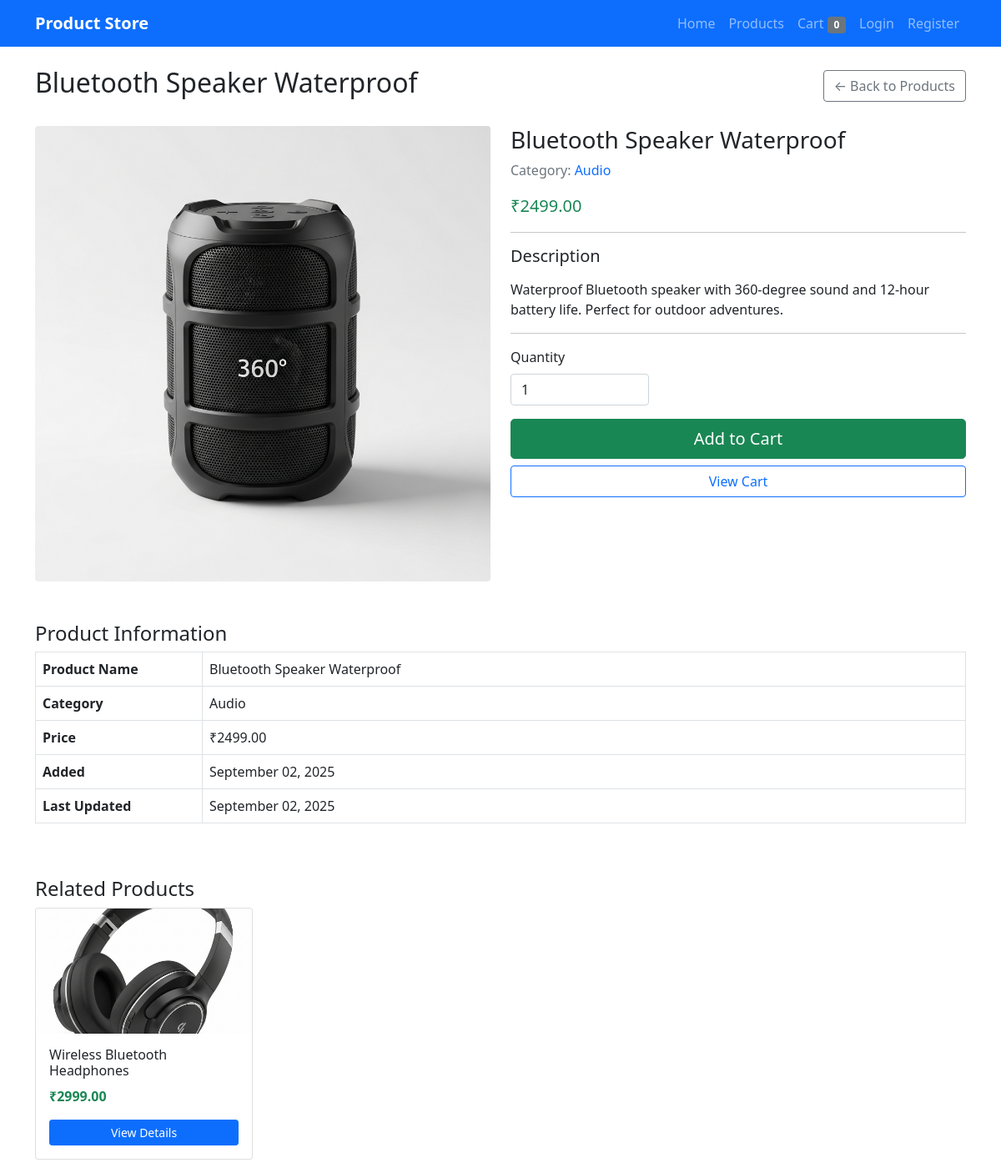
Page /products/bluetooth-speaker-waterproof/ on the committed database.
### products/models.py (models this page shows, shortened)
class Product(models.Model):
    name = models.CharField(max_length=200)
    slug = models.SlugField(max_length=200, unique=True)
    description = models.TextField()
    price = models.DecimalField(max_digits=10, decimal_places=2)
    category = models.ForeignKey(Category, on_delete=models.CASCADE, related_name='products', null=True, blank=True)
    image = models.ImageField(upload_to='products/', blank=True, null=True)
    created_at = models.DateTimeField(auto_now_add=True)
    updated_at = models.DateTimeField(auto_now=True)
    class Meta:
        ordering = ['name']

class Category(models.Model):
    name = models.CharField(max_length=100)
    slug = models.SlugField(max_length=100, unique=True)
    description = models.TextField(blank=True)
    created_at = models.DateTimeField(auto_now_add=True)
    class Meta:
        verbose_name_plural = 'Categories'
        ordering = ['name']

### products/views.py (the view)
# urls.py: path('products/<slug:slug>/', views.product_detail, name='product_detail'),
def product_detail(request, slug):
    product = get_object_or_404(Product, slug=slug)
    related_products = Product.objects.filter(category=product.category).exclude(id=product.id)[:4]
    return render(request, 'products/product_detail.html', {
        'product': product,
        'related_products': related_products
    })

### products/templates/products/product_detail.html (shortened to what this page needs)
{% extends 'products/base.html' %}
{% block content %}
<div class="d-flex justify-content-between align-items-center mb-4">
    <h2>{{ product.name }}</h2>
    <a href="{% url 'product_list' %}" class="btn btn-outline-secondary">← Back to Products</a>
</div>
<div class="row">
    <div class="col-md-6">
        {% if product.image %}
            <img src="{{ product.image.url }}" class="img-fluid rounded" alt="{{ product.name }}">
        {% else %}
            <div class="bg-light p-5 text-center rounded">
                <span class="text-muted">No Image Available</span>
            </div>
        {% endif %}
    </div>
    <div class="col-md-6">
        <div class="product-details">
            <h3>{{ product.name }}</h3>
            {% if product.category %}
                <p class="text-muted">Category: <a href="{% url 'product_list' %}?category={{ product.category.slug }}" class="text-decoration-none">{{ product.category.name }}</a></p>
            {% endif %}
            <p class="lead text-success">₹{{ product.price }}</p>
            <hr>
            <h5>Description</h5>
            <p>{{ product.description|linebreaks }}</p>
            <hr>
            <form method="post" action="{% url 'add_to_cart' product.id %}">
                <div class="row mb-3">
                    <div class="col-md-4">
                        <label for="quantity" class="form-label">Quantity</label>
                        <input type="number" class="form-control" id="quantity" name="quantity" value="1" min="1" max="10">
                    </div>
                </div>
                <div class="d-grid gap-2">
                    <button type="submit" class="btn btn-success btn-lg">Add to Cart</button>
                    <a href="{% url 'cart_view' %}" class="btn btn-outline-primary">View Cart</a>
                </div>
            </form>
        </div>
    </div>
</div>
<div class="mt-5">
    <h4>Product Information</h4>
    <div class="table-responsive">
        <table class="table table-bordered">
            <tr>
                <th width="200">Product Name</th>
                <td>{{ product.name }}</td>
            </tr>
            <tr>
                <th>Category</th>
                <td>{{ product.category.name|default:"Uncategorized" }}</td>
            </tr>
            <tr>
                <th>Price</th>
                <td>₹{{ product.price }}</td>
            </tr>
            <tr>
                <th>Added</th>
                <td>{{ product.created_at|date:"F d, Y" }}</td>
            </tr>
            <tr>
                <th>Last Updated</th>
                <td>{{ product.updated_at|date:"F d, Y" }}</td>
            </tr>
        </table>
    </div>
</div>
{% if related_products %}
<div class="mt-5">
    <h4>Related Products</h4>
    <div class="row">
        {% for related in related_products %}
        <div class="col-md-3 mb-3">
            <div class="card h-100">
                {% if related.image %}
                    <img src="{{ related.image.url }}" class="card-img-top" alt="{{ related.name }}" style="height: 150px; object-fit: cover;">
                {% else %}
                    <div class="bg-light d-flex align-items-center justify-content-center" style="height: 150px;">
                        <span class="text-muted">No Image</span>
                    </div>
                {% endif %}
                <div class="card-body d-flex flex-column">
                    <h6 class="card-title">{{ related.name }}</h6>
                    <p class="card-text text-success"><strong>₹{{ related.price }}</strong></p>
                    <a href="{% url 'product_detail' related.slug %}" class="btn btn-sm btn-primary mt-auto">View Details</a>
                </div>
            </div>
        </div>
        {% endfor %}
    </div>
</div>
{% endif %}
{% endblock %}

### products/templates/products/base.html (style rules this page uses)
.card-img-top { height: 200px; object-fit: cover; }

### rows in the picture
Product: name "Bluetooth Speaker Waterproof", image (picture), category.name "Audio", price "2499.00", description "Waterproof Bluetooth speaker with 360-degree sound and 12-hour battery life. Perfect for outdoor adventures.", created_at "September 02, 2025", updated_at "September 02, 2025"
Product: image (picture), name "Wireless Bluetooth Headphones", price "2999.00"

### other values in the picture
{{ request.session.cart|length|default:0 }} "0"
